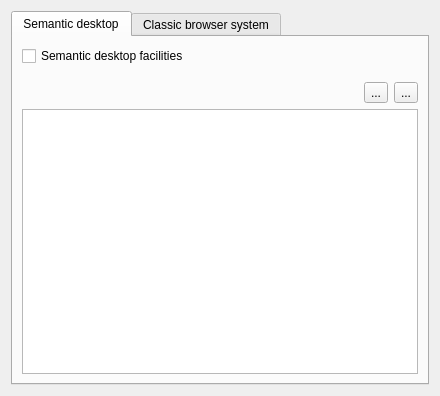
<?xml version="1.0" encoding="UTF-8"?>
<ui version="4.0">
 <class>ConfigBase</class>
 <widget class="QWidget" name="ConfigBase">
  <property name="geometry">
   <rect>
    <x>0</x>
    <y>0</y>
    <width>440</width>
    <height>396</height>
   </rect>
  </property>
  <layout class="QVBoxLayout" name="verticalLayout_3">
   <item>
    <widget class="QTabWidget" name="tabWidget">
     <property name="currentIndex">
      <number>0</number>
     </property>
     <widget class="QWidget" name="tab">
      <attribute name="title">
       <string>Semantic desktop</string>
      </attribute>
      <layout class="QVBoxLayout" name="verticalLayout_2">
       <item>
        <widget class="QCheckBox" name="nepomukBox">
         <property name="text">
          <string>Semantic desktop facilities</string>
         </property>
        </widget>
       </item>
       <item>
        <spacer name="verticalSpacer_2">
         <property name="orientation">
          <enum>Qt::Vertical</enum>
         </property>
         <property name="sizeType">
          <enum>QSizePolicy::Minimum</enum>
         </property>
         <property name="sizeHint" stdset="0">
          <size>
           <width>20</width>
           <height>10</height>
          </size>
         </property>
        </spacer>
       </item>
       <item>
        <layout class="QHBoxLayout" name="horizontalLayout_2">
         <item>
          <spacer name="horizontalSpacer_3">
           <property name="orientation">
            <enum>Qt::Horizontal</enum>
           </property>
           <property name="sizeHint" stdset="0">
            <size>
             <width>40</width>
             <height>20</height>
            </size>
           </property>
          </spacer>
         </item>
         <item>
          <widget class="QToolButton" name="addFoldersButton">
           <property name="text">
            <string>...</string>
           </property>
          </widget>
         </item>
         <item>
          <widget class="QToolButton" name="removeFoldersButton">
           <property name="text">
            <string>...</string>
           </property>
          </widget>
         </item>
        </layout>
       </item>
       <item>
        <widget class="QListWidget" name="watchedFoldersList">
         <property name="editTriggers">
          <set>QAbstractItemView::NoEditTriggers</set>
         </property>
         <property name="selectionBehavior">
          <enum>QAbstractItemView::SelectRows</enum>
         </property>
        </widget>
       </item>
      </layout>
     </widget>
     <widget class="QWidget" name="tab2">
      <attribute name="title">
       <string>Classic browser system</string>
      </attribute>
      <layout class="QVBoxLayout" name="verticalLayout">
       <item>
        <widget class="QRadioButton" name="showPlace">
         <property name="text">
          <string>Show a place:</string>
         </property>
        </widget>
       </item>
       <item>
        <layout class="QHBoxLayout" name="horizontalLayout">
         <item>
          <spacer name="horizontalSpacer">
           <property name="orientation">
            <enum>Qt::Horizontal</enum>
           </property>
           <property name="sizeType">
            <enum>QSizePolicy::Fixed</enum>
           </property>
           <property name="sizeHint" stdset="0">
            <size>
             <width>25</width>
             <height>20</height>
            </size>
           </property>
          </spacer>
         </item>
         <item>
          <widget class="QComboBox" name="placesCombo">
           <property name="enabled">
            <bool>false</bool>
           </property>
          </widget>
         </item>
        </layout>
       </item>
       <item>
        <widget class="QRadioButton" name="showCustomFolder">
         <property name="text">
          <string>Specify a folder:</string>
         </property>
        </widget>
       </item>
       <item>
        <layout class="QHBoxLayout" name="horizontalLayout_3">
         <property name="spacing">
          <number>0</number>
         </property>
         <item>
          <spacer name="horizontalSpacer_2">
           <property name="orientation">
            <enum>Qt::Horizontal</enum>
           </property>
           <property name="sizeType">
            <enum>QSizePolicy::Minimum</enum>
           </property>
           <property name="sizeHint" stdset="0">
            <size>
             <width>25</width>
             <height>18</height>
            </size>
           </property>
          </spacer>
         </item>
         <item>
          <widget class="KUrlRequester" name="urlRequester">
           <property name="enabled">
            <bool>false</bool>
           </property>
           <property name="sizePolicy">
            <sizepolicy hsizetype="Expanding" vsizetype="Preferred">
             <horstretch>0</horstretch>
             <verstretch>0</verstretch>
            </sizepolicy>
           </property>
           <property name="clickMessage">
            <string>Type a path or a URL here</string>
           </property>
          </widget>
         </item>
        </layout>
       </item>
       <item>
        <spacer name="verticalSpacer">
         <property name="orientation">
          <enum>Qt::Vertical</enum>
         </property>
         <property name="sizeType">
          <enum>QSizePolicy::Minimum</enum>
         </property>
         <property name="sizeHint" stdset="0">
          <size>
           <width>20</width>
           <height>20</height>
          </size>
         </property>
        </spacer>
       </item>
       <item>
        <layout class="QFormLayout" name="formLayout">
         <property name="fieldGrowthPolicy">
          <enum>QFormLayout::ExpandingFieldsGrow</enum>
         </property>
         <item row="0" column="0">
          <widget class="QLabel" name="label_5">
           <property name="text">
            <string>Allow folder navigation:</string>
           </property>
          </widget>
         </item>
         <item row="0" column="1">
          <widget class="QCheckBox" name="folderNavigationCheckBox">
           <property name="text">
            <string/>
           </property>
           <property name="checked">
            <bool>true</bool>
           </property>
           <property name="autoRepeat">
            <bool>false</bool>
           </property>
          </widget>
         </item>
        </layout>
       </item>
      </layout>
     </widget>
    </widget>
   </item>
  </layout>
 </widget>
 <customwidgets>
  <customwidget>
   <class>KUrlRequester</class>
   <extends>QFrame</extends>
   <header>kurlrequester.h</header>
   <container>1</container>
  </customwidget>
 </customwidgets>
 <resources/>
 <connections>
  <connection>
   <sender>showPlace</sender>
   <signal>toggled(bool)</signal>
   <receiver>placesCombo</receiver>
   <slot>setEnabled(bool)</slot>
   <hints>
    <hint type="sourcelabel">
     <x>199</x>
     <y>14</y>
    </hint>
    <hint type="destinationlabel">
     <x>214</x>
     <y>41</y>
    </hint>
   </hints>
  </connection>
  <connection>
   <sender>showCustomFolder</sender>
   <signal>toggled(bool)</signal>
   <receiver>urlRequester</receiver>
   <slot>setEnabled(bool)</slot>
   <hints>
    <hint type="sourcelabel">
     <x>199</x>
     <y>69</y>
    </hint>
    <hint type="destinationlabel">
     <x>212</x>
     <y>97</y>
    </hint>
   </hints>
  </connection>
  <connection>
   <sender>nepomukBox</sender>
   <signal>toggled(bool)</signal>
   <receiver>watchedFoldersList</receiver>
   <slot>setEnabled(bool)</slot>
   <hints>
    <hint type="sourcelabel">
     <x>219</x>
     <y>43</y>
    </hint>
    <hint type="destinationlabel">
     <x>219</x>
     <y>234</y>
    </hint>
   </hints>
  </connection>
  <connection>
   <sender>nepomukBox</sender>
   <signal>toggled(bool)</signal>
   <receiver>addFoldersButton</receiver>
   <slot>setEnabled(bool)</slot>
   <hints>
    <hint type="sourcelabel">
     <x>219</x>
     <y>43</y>
    </hint>
    <hint type="destinationlabel">
     <x>377</x>
     <y>84</y>
    </hint>
   </hints>
  </connection>
  <connection>
   <sender>nepomukBox</sender>
   <signal>toggled(bool)</signal>
   <receiver>removeFoldersButton</receiver>
   <slot>setEnabled(bool)</slot>
   <hints>
    <hint type="sourcelabel">
     <x>219</x>
     <y>43</y>
    </hint>
    <hint type="destinationlabel">
     <x>411</x>
     <y>84</y>
    </hint>
   </hints>
  </connection>
 </connections>
</ui>
